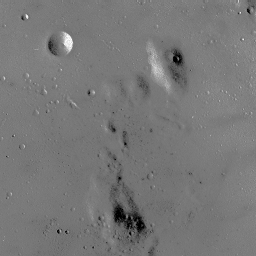
%> input picture mp3/moon.bmp, 256 x 256 px
$ octave --eval "result = HistoEqualization('moon.bmp');"   (GNU Octave 9; MATLAB toolbox functions it lacks are replaced by stand-ins)
%> lines starting %> are read from the running program, lines starting %| are printed output that depends on the picture
function img_out = HistoEqualization(img_in)
%> called with img_in = 'moon.bmp'
%implement a function for Histogram Equalization, imput of which is the
%input image and output is the tackled image.
Image = rgb2gray(imread(img_in,'bmp'));
%> Image: size 256x256 uint8; min 0, max 255, mean 119.7
[r , c] = size(Image);
%> r = 256; c = 256
n = r * c;
%> n = 65536
output = uint8(zeros(r , c)); %It has to be int8
f = zeros(256 , 1); %count the number of pixels in the image with the same intensity
PDF = zeros(256 , 1);%vector for probability density function
CDF = zeros(256 , 1);%vector for cumulative distribution function
Final = zeros(256 , 1);%vector for rounding the final intensity of each pixel

%loop for probability density function
for i = 1 : r
    for j = 1 : c
        value = Image(i , j);
        f(value + 1) = f(value +1) + 1;
        PDF(value + 1) = f(value + 1) / n;
    end
end
%> after the loop, PDF = 256 values, max 0.0785 at index 121, min 0 at index 2, mean 0.00391; f = 256 values, max 5145 at index 121, min 0 at index 2, mean 256

%loop for cumulative distribution function
L = 255; %it has to be 255 because the range of the 8-bit image is 0-255
CDF(1) = PDF(1);
for i = 2 : size(PDF)
    CDF(i) = CDF(i-1) + PDF(i);
    Final(i) = round(CDF(i) * L);
end
%> after the loop, CDF = 256 values from 0.00151 to 1; Final = 256 values from 0 to 255

%output the histogram equalized image
for i = 1 : r
    for j = 1 : c
        output(i,j) = Final(Image(i,j) + 1);
    end
end
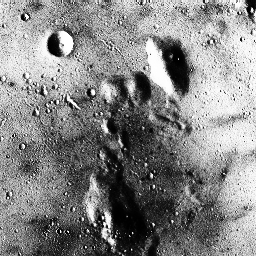
%> output: size 256x256 uint8; min 0, max 255, mean 133.5

%img_out = imshow(output); %The output of HistoEqualization without
                           %Lighting Correcting,enable it when testing for
                           %Histogram Equalization

%Lighting Correction using linear method & quadratic method
X = ones(256*256,3); %linear data vector
U = ones(256*256,6); %quadratic data vector
Y = zeros(256*256,1); %vector for storing the intensity of image
k = 1;
for i = 1 : r
    for j = 1 : c
        X(k,1) = i;
        X(k,2) = j;

        U(k,1) = i*i;
        U(k,2) = i*j;
        U(k,3) = j*j;
        U(k,4) = i;
        U(k,5) = j;

        Y(k,1) = output(i,j);
        k = k + 1;
    end
end
%> after the loop, k = 65537

a = (X'*X)^-1 * X' * Y; %parameter vector for fitting plane
%> a = [-0.398; 0.154; 164.8]
b = (U'*U)^-1 * U' * Y; %parameter vector for fitting curve
%> b = [-0.000636; 0.000735; 0.00695; -0.329; -1.73; 246.7]
Y1 = X * a;
Y2 = U * b;
Y_line = (Y + Y1)/2; %compensate for the original intensity in the linear method
Y_quad = (Y + Y2)/2; %compensate for the original intensity in the quadratic method

%output the final image after lighting correction
l = 1;
for i = 1:r
    for j = 1:c
        output(i,j) = Y_quad(l,1);% testing for linear, you should change it to Y_line
        l = l + 1;
    end
end
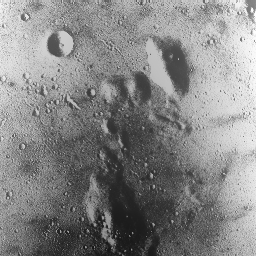
%> output: size 256x256 uint8; min 21, max 255, mean 133.5
%> after the loop, l = 65537

%plot the fitting plane or curve
[x,y] = meshgrid(1:1:300,1:1:300);
%z = a(1,1) * y + a(2,1) * x + a(3,1);
z = b(1,1) * x^2 + b(2,1) * x*y + b(3,1) * y^2 + b(4,1) * x + b(5,1) * y + b(6,1);
mesh(x,y,z);
title('fitting curve');
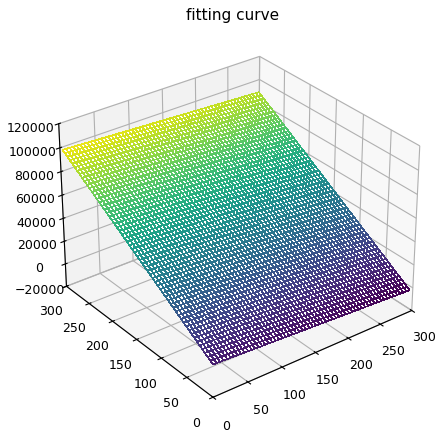
%> figure redrawn from the program's plot data

img_out = imshow(output);
end
